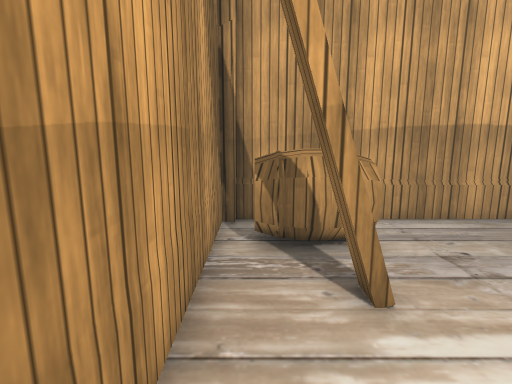
View 1 (above)

13 first-person views from a walk through a 3-D level made in the Unity game engine. The camera is 1.2 m above the floor, tilts 10° down and sees 80° across. The floor is counted in squares, 0.5 m on a side. Each view is taken from the middle of a square. On the plan, view 1 faces up. The plan holds only what a view shows up to about 19 squares ahead; the rest is blank. The player character is not drawn. Some surface patterns are stand-ins.

View 2
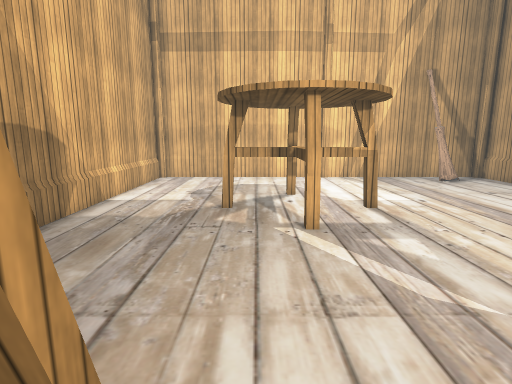

View 3
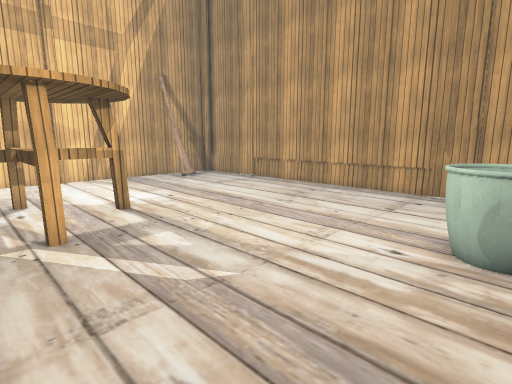

View 4
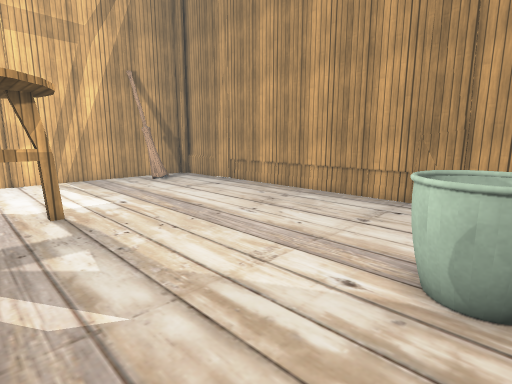

View 5
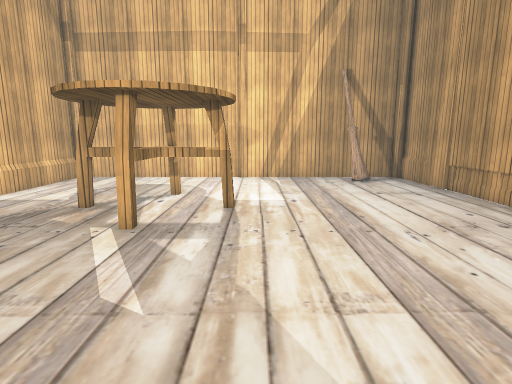

View 6
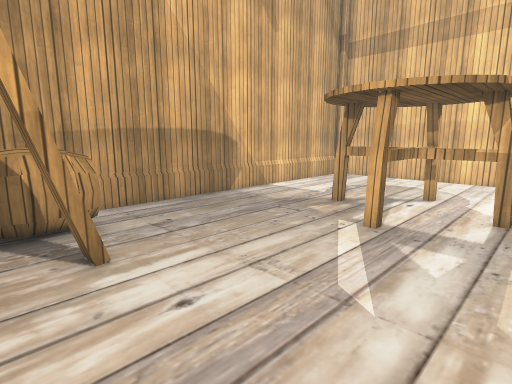

View 7
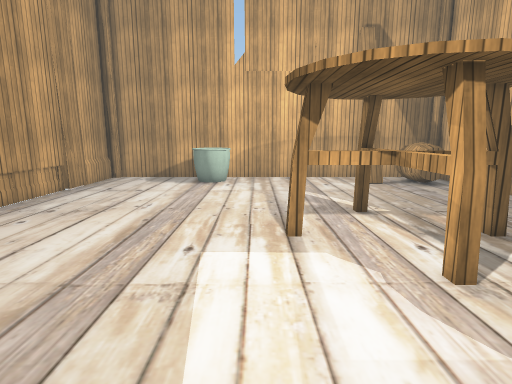

View 8
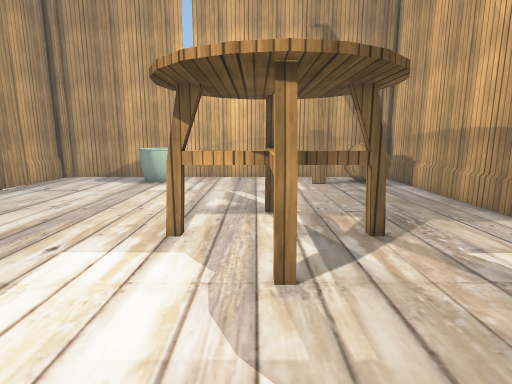

View 9
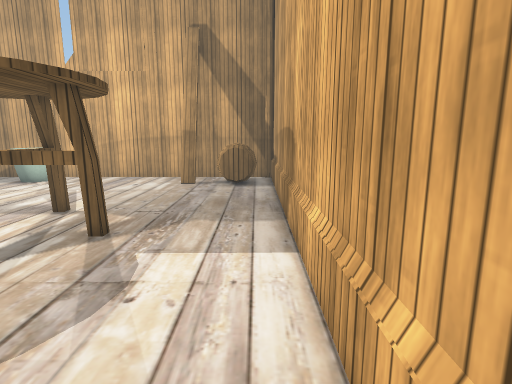

View 10
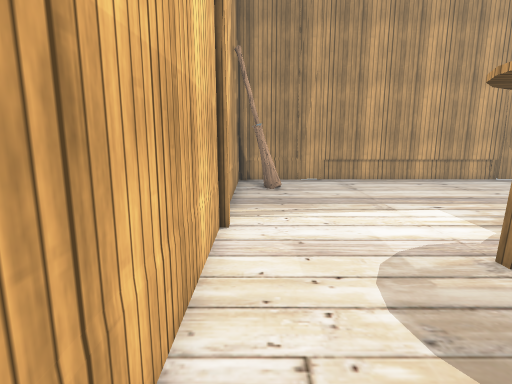

View 11
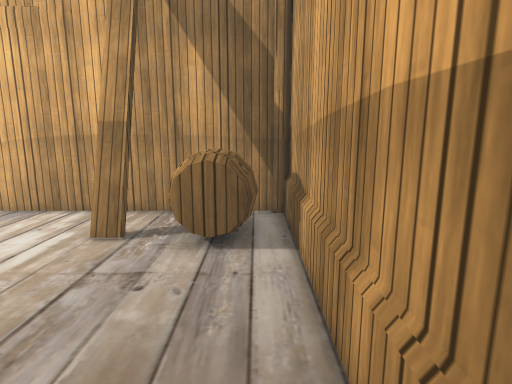

View 12
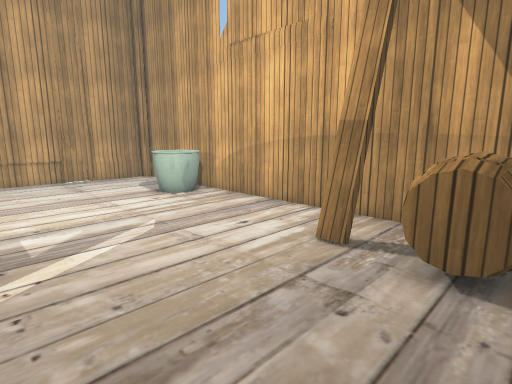

View 13
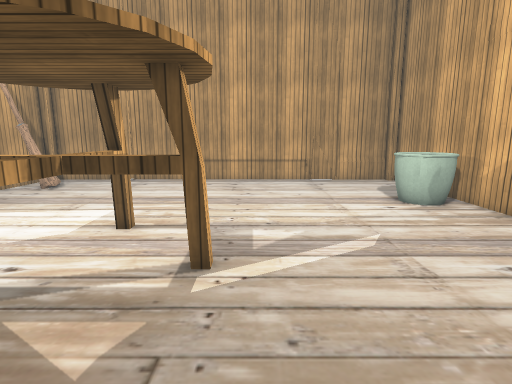

### Floor plan
Key: @ floor where view 1 was taken; # wall or solid block; . floor; = window, fence, low wall or low ledge; B barrel; P plank; T table; O other object.
Columns run from 1 left of view 1 to 19 right of it. Each row starts with its distance up from view 1.
  9 #####################
  8 # BBB...............#
  7 #BBBB...............#
  6 #BBBB...............#
  5 #.PP................#
  4 #.PP.......TT.......#
  3 #..........TT.......#
  2 #........TTTTTT.....#
  1 #........TTTTTT.....#
  0 #@.........TT.......#
 -1 #..........TT.......#
 -2 #...................#
 -3 #.O.................#
 -4 #OOO................#
 -5 #OOO................#
 -6 #.O.................#
 -7 #.................=##
 -8 #.................=##
 -9 #...................#
-10 #...................#
-11 #####################

Positions as (right, up) in squares from view 1, and headings:
1: (0, 0), facing up
2: (0, 3), facing right
3: (0, 3), facing down-right
4: (0, 1), facing down-right
5: (0, -2), facing right
6: (0, -2), facing up-right
7: (18, -2), facing left
8: (18, 1), facing left
9: (18, 8), facing left
10: (18, 7), facing down
11: (9, 8), facing left
12: (8, 8), facing down-left
13: (7, 7), facing down
